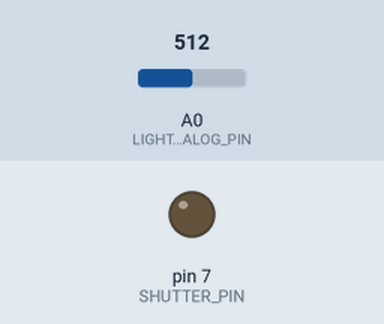
This sketch was run on a simulated Arduino Uno, built with avr-gcc and run on an emulated ATmega328P. Parts: output pins drawn as LEDs (lit = HIGH). The inputs (shaded band) are chosen by the test bench; at power-on: A0 (LIGHTNING_TRIGGER_ANALOG_PIN) = 512. What the sketch prints to the serial monitor is not drawn.

Above: at 1.2 s.
1.3 s: A0 (LIGHTNING_TRIGGER_ANALOG_PIN) set to 716
At 2.1 s:
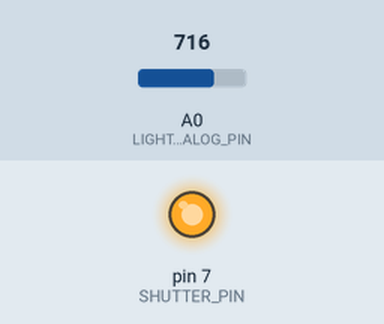
Timing chart, 0 to 4.3 s (numbered marks = the images above; inputs shaded):
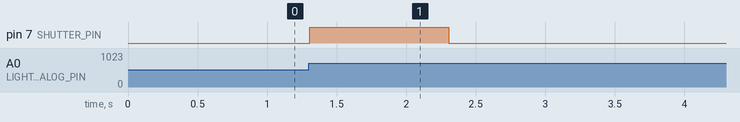

Measured:
- after the input at 1.3 s, pin 7 (SHUTTER_PIN): LOW → HIGH at once, → LOW 1.0 s later

The sketch:

photocell.ino
```cpp
// Maurice Ribble
// 6-1-2008
// http://www.glacialwanderer.com/hobbyrobotics

// This code uses my camera trigger and lightning detector.
// It waits for a sudden change in the light intensity
// and then triggers the camera.

#define SHUTTER_PIN 7
#define LIGHTNING_TRIGGER_ANALOG_PIN 0
#define TRIGGER_THRESHHOLD 5

int lightningVal;

void setup()
{
  pinMode(SHUTTER_PIN, OUTPUT);
  digitalWrite(SHUTTER_PIN, LOW);
  Serial.begin(9600); // open serial

  lightningVal = analogRead(LIGHTNING_TRIGGER_ANALOG_PIN);
}

void loop()
{
  int cmd;
  int newLightningVal = analogRead(LIGHTNING_TRIGGER_ANALOG_PIN);
  Serial.println(lightningVal, DEC);

  if (abs(newLightningVal - lightningVal) > TRIGGER_THRESHHOLD)
  {
    digitalWrite(SHUTTER_PIN, HIGH);
    delay(1000); // May want to adjust this depending on shot type
    digitalWrite(SHUTTER_PIN, LOW);
    Serial.println("Shutter triggered");
  }

  lightningVal = newLightningVal;
}
```
